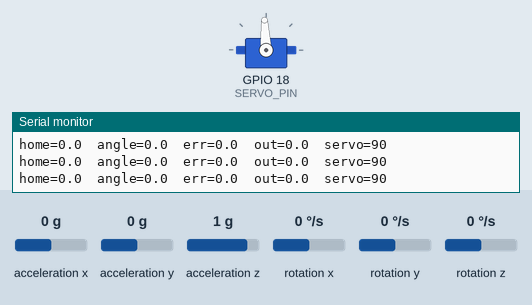
Recording of a sketch running on a simulated ESP32. On the bench: servo, the last lines printed to the serial monitor. Wiring (inferred from the names in the program): MPU-6050 motion sensor at I2C address 0x68. Inputs (shaded band) come from the test bench; at power-on: acceleration x 0 g, acceleration z 1 g, rotation y 0 °/s, acceleration y 0 g, rotation x 0 °/s, rotation z 0 °/s. Servo pulses on a pin are drawn as a servo (544–2400 µs = 0–180°).

Above: at 3.5 s.
3.6 s: acceleration x set to -1.4 g
At 5.0 s:
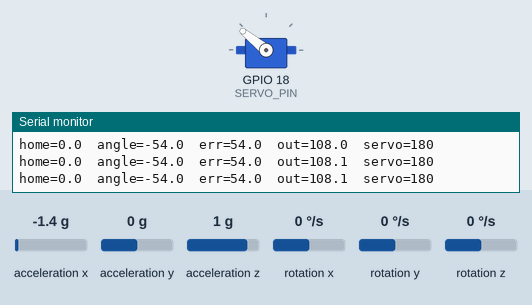
5.5 s: acceleration x set to 0.8 g
At 8.2 s:
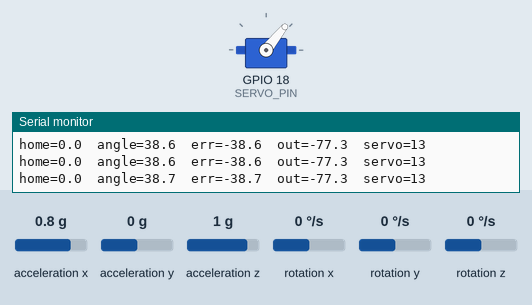
8.5 s: acceleration z set to 0.8 g
At 8.76 s:
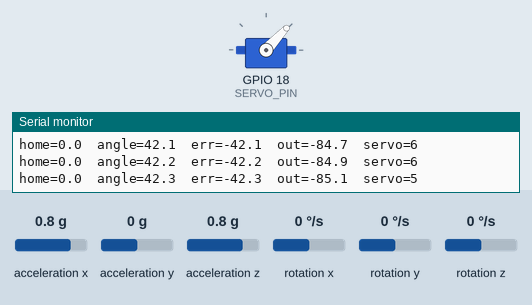
11.5 s: rotation y set to -192 °/s
14.5 s: rotation y set to 0 °/s
Timing chart, 0 to 17.5 s (numbered marks = the images above; inputs shaded):
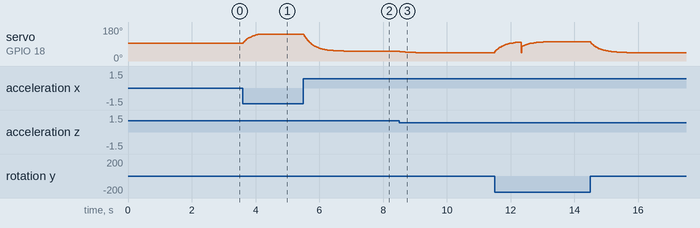

Measured:
- after the input at 3.6 s, servo on GPIO 18 (SERVO_PIN): moves from 93° to 141° over 0.47 s, starting at once
- after the input at 5.5 s, servo on GPIO 18 (SERVO_PIN): moves from 141° to 51° over 1.8 s, starting at once
- after the input at 8.5 s, servo on GPIO 18 (SERVO_PIN): 51° → 49° at once, → 47° 0.13 s later, → 46° 0.17 s later, → 45° 0.20 s later

The sketch:

gimbal.ino
```cpp
#include <Wire.h>

// ── LEDC Servo ────────────────────────────────────────────────
#define SERVO_PIN    18
#define LEDC_CHANNEL 0
#define LEDC_FREQ    50
#define LEDC_RES     16

void servoSetup() {
  ledcSetup(LEDC_CHANNEL, LEDC_FREQ, LEDC_RES);
  ledcAttachPin(SERVO_PIN, LEDC_CHANNEL);
}
void servoWrite(int deg) {
  deg = constrain(deg, 0, 180);
  ledcWrite(LEDC_CHANNEL, map(deg, 0, 180, 3277, 6554));
}

// ── MPU-6050 ──────────────────────────────────────────────────
#define MPU_ADDR 0x68
#define SDA_PIN  21
#define SCL_PIN  22

// ── State ─────────────────────────────────────────────────────
float angle        = 0;
float targetAngle  = 0;   // set at startup — this is "home"
float lastError    = 0;
float gyroBias     = 0;
unsigned long lastTime;
unsigned long lastResetTime;

// ── Tuning ────────────────────────────────────────────────────
float Kp = 2.0;
float Kd = 0.05;

// ── Raw read helper ───────────────────────────────────────────
struct RawIMU { int16_t ax, ay, az, gy; bool ok; };

RawIMU readIMU() {
  RawIMU d = {0,0,0,0,false};
  Wire.beginTransmission(MPU_ADDR);
  Wire.write(0x3B);
  Wire.endTransmission(false);
  if (Wire.requestFrom(MPU_ADDR, 14, true) < 14) return d;
  d.ax = Wire.read() << 8 | Wire.read();
  d.ay = Wire.read() << 8 | Wire.read();
  d.az = Wire.read() << 8 | Wire.read();
  Wire.read(); Wire.read();                     // temp
  Wire.read(); Wire.read();                     // gx
  d.gy = Wire.read() << 8 | Wire.read();        // pitch gyro
  Wire.read(); Wire.read();                     // gz
  d.ok = true;
  return d;
}

// ── Gyro bias calibration ─────────────────────────────────────
void calibrateGyro() {
  Serial.println("=== Keep still — calibrating... ===");
  long sum = 0;
  for (int i = 0; i < 300; i++) {
    Wire.beginTransmission(MPU_ADDR);
    Wire.write(0x45);                           // GY register
    Wire.endTransmission(false);
    Wire.requestFrom(MPU_ADDR, 2, true);
    sum += (int16_t)(Wire.read() << 8 | Wire.read());
    delay(3);
  }
  gyroBias = sum / 300.0;
  Serial.print("Gyro bias: "); Serial.println(gyroBias);
}

// ── Read angle from accelerometer only (for seeding) ─────────
float accelAngleNow() {
  RawIMU d = readIMU();
  if (!d.ok) return 0;
  // Using ax/az — change to ay/az if your axis finder showed ay moves
  return atan2((float)d.ax, (float)d.az) * 180.0 / PI;
}

void setup() {
  Serial.begin(115200);
  delay(500);

  Wire.begin(SDA_PIN, SCL_PIN);
  Wire.setClock(400000);

  // Reset MPU
  Wire.beginTransmission(MPU_ADDR);
  Wire.write(0x6B); Wire.write(0x80);
  Wire.endTransmission();
  delay(100);

  // Wake MPU
  Wire.beginTransmission(MPU_ADDR);
  Wire.write(0x6B); Wire.write(0x00);
  Wire.endTransmission();
  delay(100);

  // Sanity check
  Wire.beginTransmission(MPU_ADDR);
  Wire.write(0x75);
  Wire.endTransmission(false);
  Wire.requestFrom(MPU_ADDR, 1, true);
  byte id = Wire.read();
  Serial.print("WHO_AM_I: 0x"); Serial.println(id, HEX);
  if (id != 0x68) {
    Serial.println("MPU not found — check wiring. Halting.");
    while (true) delay(1000);
  }

  calibrateGyro();

  // ── Capture home position ─────────────────────────────────
  // Average 50 accel readings for a stable seed
  float sum = 0;
  for (int i = 0; i < 50; i++) {
    sum += accelAngleNow();
    delay(10);
  }
  targetAngle = sum / 50.0;
  angle       = targetAngle;  // start filter at home too

  Serial.print("Home angle set to: "); Serial.println(targetAngle);
  Serial.println("=== Running ===");

  servoSetup();
  servoWrite(90);

  lastTime      = micros();
  lastResetTime = millis();
}

void loop() {
  unsigned long now = micros();
  float dt = (now - lastTime) / 1000000.0;
  lastTime = now;
  if (dt <= 0 || dt > 0.1) return;

  RawIMU d = readIMU();
  if (!d.ok) {
    Serial.println("I2C fail");
    return;
  }

  float accelAngle = atan2((float)d.ax, (float)d.az) * 180.0 / PI;
  float gyroRate   = (d.gy - gyroBias) / 131.0;

  // Complementary filter
  angle = 0.96 * (angle + gyroRate * dt) + 0.04 * accelAngle;

  // Soft drift correction every 5s
  if (millis() - lastResetTime > 5000) {
    if (abs(angle - accelAngle) > 5.0) {
      Serial.print("Drift snap: "); Serial.print(angle);
      Serial.print(" -> "); Serial.println(accelAngle);
      angle = 0.5 * angle + 0.5 * accelAngle;
    }
    lastResetTime = millis();
  }

  // ── Error relative to HOME, not 0° ───────────────────────
  float error      = targetAngle - angle;
  float derivative = (error - lastError) / dt;
  lastError        = error;
  float output     = Kp * error + Kd * derivative;

  int servoPos = 90 + constrain((int)output, -90, 90);
  servoWrite(servoPos);

  // Debug
  Serial.print("home=");   Serial.print(targetAngle, 1);
  Serial.print("  angle="); Serial.print(angle, 1);
  Serial.print("  err=");   Serial.print(error, 1);
  Serial.print("  out=");   Serial.print(output, 1);
  Serial.print("  servo="); Serial.println(servoPos);

  delay(10);
}
```
